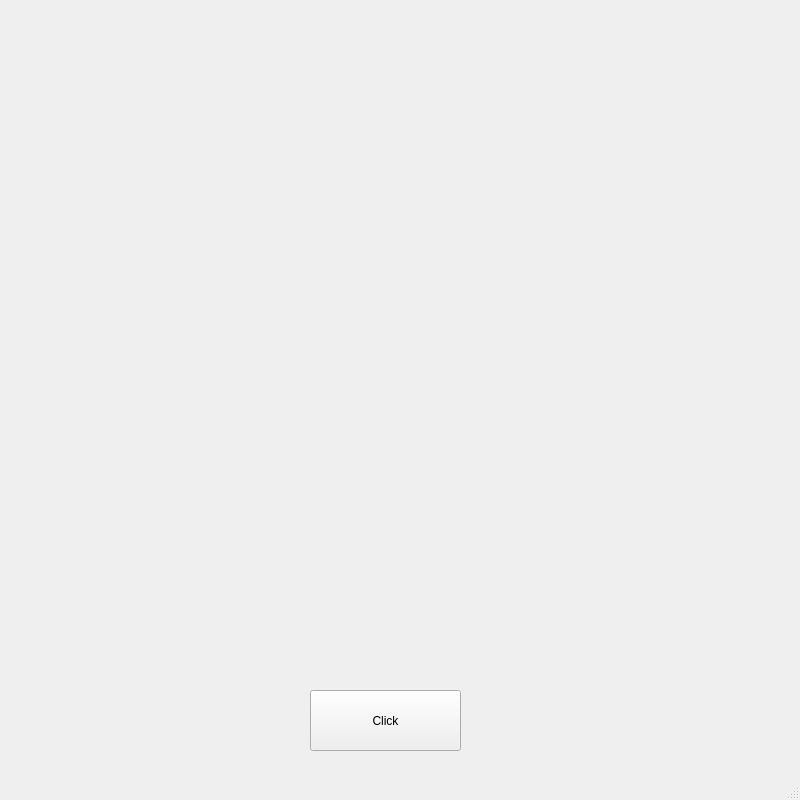
<?xml version="1.0" encoding="UTF-8"?>
<ui version="4.0">
 <class>MainWindow</class>
 <widget class="QMainWindow" name="MainWindow">
  <property name="geometry">
   <rect>
    <x>0</x>
    <y>0</y>
    <width>800</width>
    <height>800</height>
   </rect>
  </property>
  <property name="windowTitle">
   <string>MainWindow</string>
  </property>
  <widget class="QWidget" name="centralwidget">
   <widget class="QPushButton" name="pushButton">
    <property name="geometry">
     <rect>
      <x>310</x>
      <y>690</y>
      <width>151</width>
      <height>61</height>
     </rect>
    </property>
    <property name="text">
     <string>Click</string>
    </property>
   </widget>
  </widget>
  <widget class="QMenuBar" name="menubar">
   <property name="geometry">
    <rect>
     <x>0</x>
     <y>0</y>
     <width>800</width>
     <height>20</height>
    </rect>
   </property>
  </widget>
  <widget class="QStatusBar" name="statusbar"/>
 </widget>
 <resources/>
 <connections/>
</ui>
